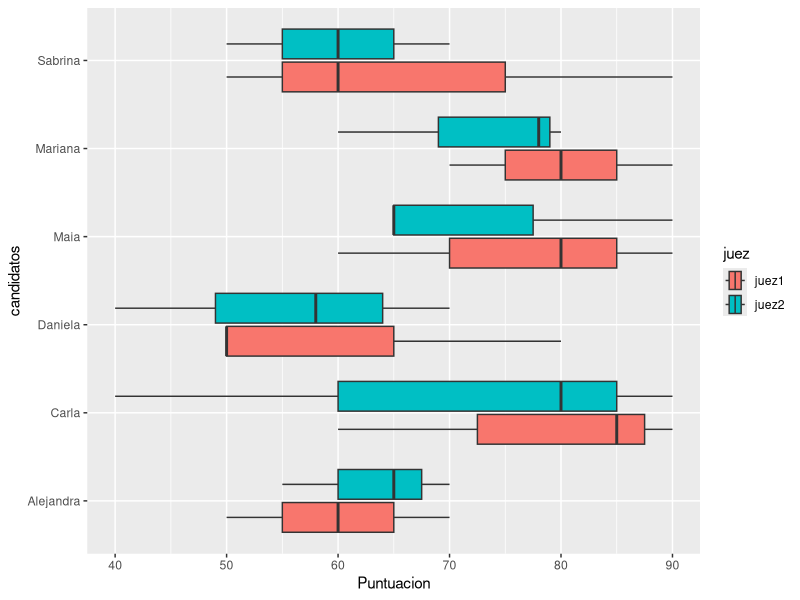
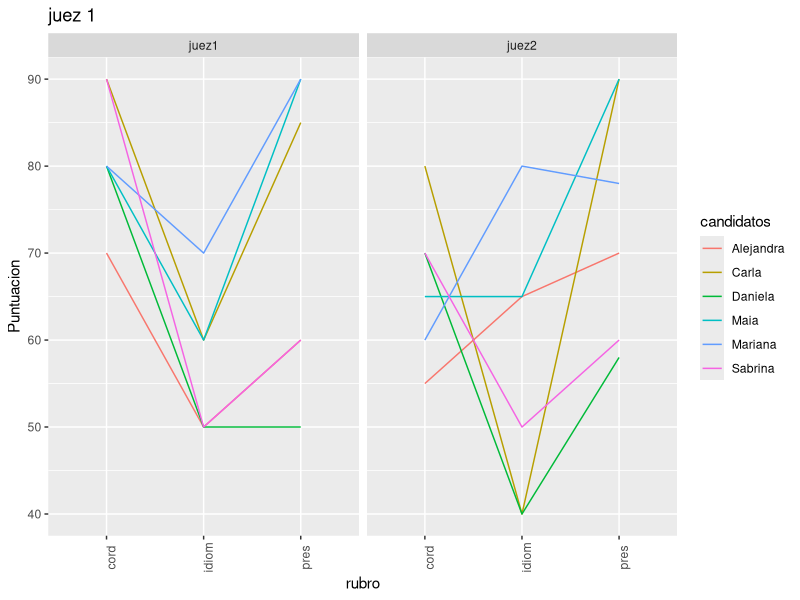
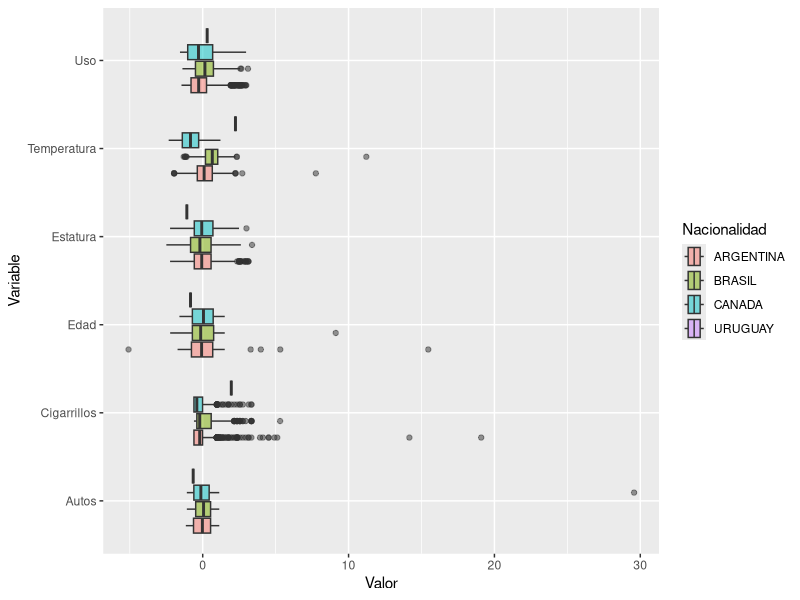
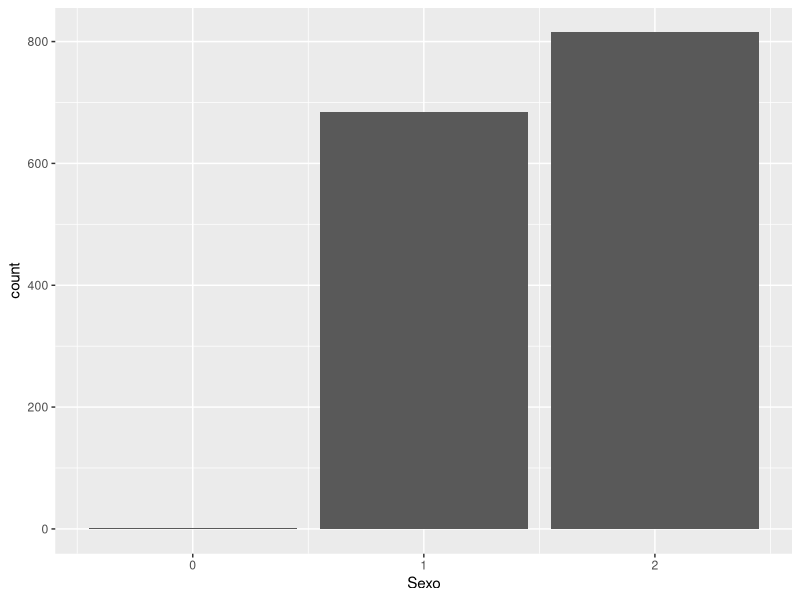
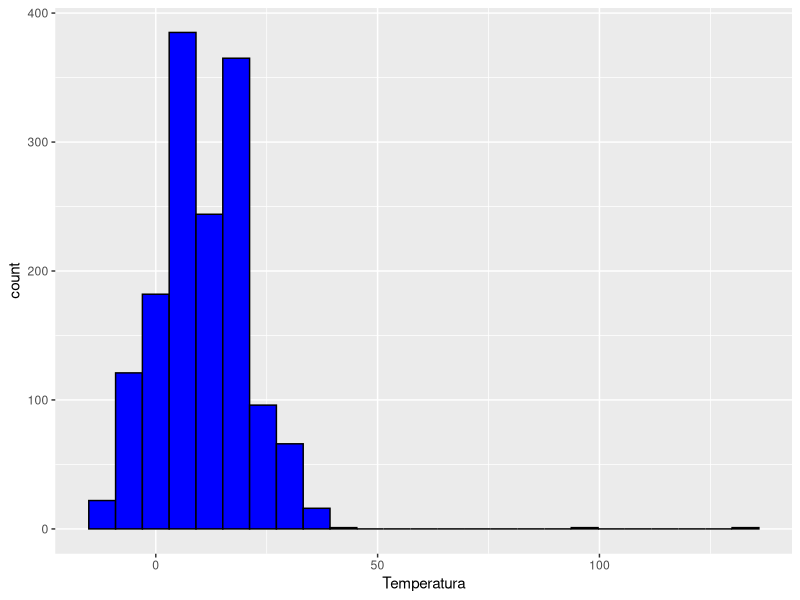
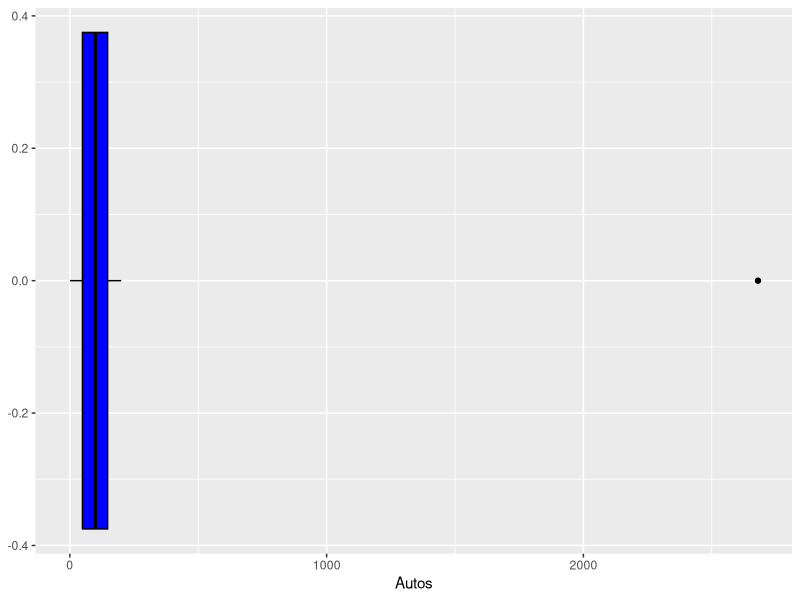
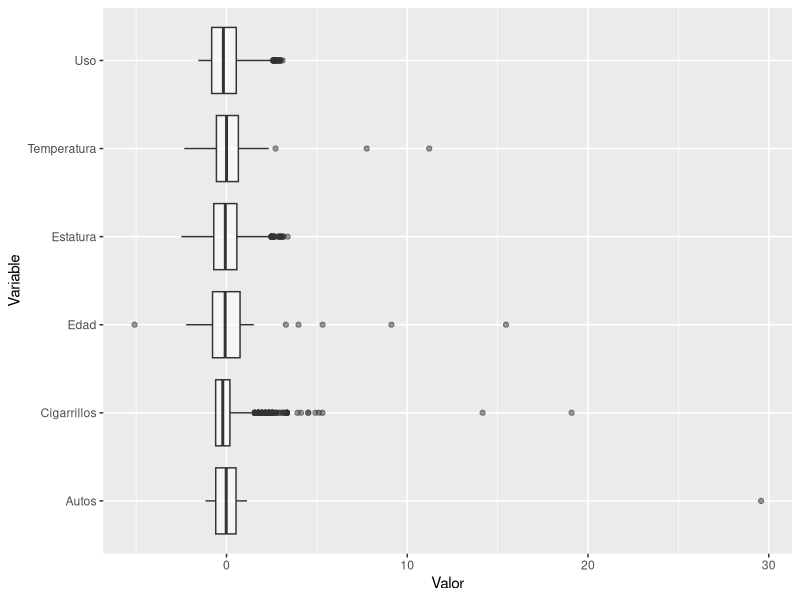
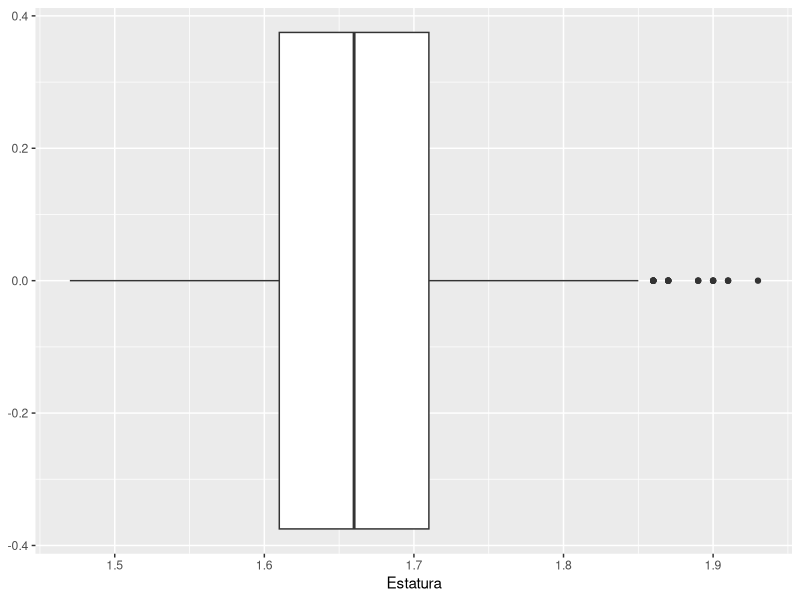

Write the R code that produced these figures, in order.
## ---- chunk 1
knitr::opts_chunk$set(echo = TRUE)
## ---- chunk 2
library("readxl")
library('tidyverse')
library('here')
## ---- chunk 3
library(readxl)#lectura
library(dplyr) #manipulacion de datos
library(kableExtra) #tablas
library(ggplot2) #graficos
library(tidyverse) #manipulacion de datos
library(ggpubr) #para juntar
library(ggforce) # grafico de violin y jitter
library(GGally) # ggpairs
library(corrplot) # para correlogramas
## ---- chunk 4
here::here()
## ---- chunk 5
recepcionistas <- read_excel("recepcionistas.xls")
## ---- chunk 6
colnames(recepcionistas) <- gsub(" ", "", colnames(recepcionistas))
## ---- chunk 7
glimpse(recepcionistas)
## ---- chunk 8
recepcionistas %>% head()
## ---- chunk 9
recep_tidy = recepcionistas %>%  pivot_longer(cols = 2:7, # Columnas que deseas transformar
               names_to = "Variable",   # Nombre de la nueva columna de variables
               values_to = "Puntuacion") %>% 
  separate_wider_delim(Variable, delim = ".", names = c("rubro", "juez")) %>% 
  mutate(candidatos = as.factor(candidatos),
         rubro = as.factor(rubro),
         juez = as.factor(juez))
## ---- chunk 10
recep_tidy %>% head(5)
## ---- chunk 11
recep_tidy %>% 
  group_by(juez, candidatos) %>% 
  summarise(promedio = mean(Puntuacion)) %>% 
  pivot_wider(names_from = juez, values_from = promedio)
## ---- chunk 12
recep_tidy %>% 
  group_by(juez, candidatos) %>% 
  summarise(promedio = mean(Puntuacion)) %>% 
  filter(juez =="juez1") %>% 
  arrange(-promedio)

recep_tidy %>% 
  group_by(juez, candidatos) %>% 
  summarise(promedio = mean(Puntuacion)) %>% 
  filter(juez =="juez2") %>% 
  arrange(-promedio)

## ---- chunk 13
recep_tidy %>% 
  group_by(candidatos) %>% 
  summarise(promedio = mean(Puntuacion)) %>% 
  arrange(-promedio)
## ---- chunk 14
recep_tidy %>% 
  pivot_wider(names_from = c(rubro, juez), values_from = Puntuacion) %>% 
  mutate(cord_juez1 = scale(cord_juez1),
         pres_juez1 = scale(pres_juez1),
         idiom_juez1 = scale(idiom_juez1),
         cord_juez2 = scale(cord_juez2),
         pres_juez2 = scale(pres_juez2),
         idiom_juez2 = scale(idiom_juez2))
## ---- chunk 15
cbind(recepcionistas$candidatos, data.frame(scale(recepcionistas[,2:7])) )
## ---- chunk 16
recep_tidy %>% 
  group_by(juez, candidatos) %>% 
  summarise(promedio = mean(Puntuacion)) %>% 
  pivot_wider(names_from = juez, values_from = promedio) %>% 
  mutate(juez1 = scale(juez1), 
         juez2 = scale(juez2))
## ---- chunk 17
cbind(recepcionistas$candidatos, recepcionistas[, c(1, 5:7)] %>% mutate(promedio_J2 = (recepcionistas$cord.juez2+recepcionistas$pres.juez2+recepcionistas$idiom.juez2)/3)  %>% select(promedio_J2) %>% scale() %>% data.frame() )

## ---- chunk 18
cbind(recepcionistas$candidatos, recepcionistas[, c(1, 2:4)] %>% 
        mutate(promedio_J1 = (recepcionistas$cord.juez1+recepcionistas$pres.juez1+recepcionistas$idiom.juez1)/3) %>%
        select(promedio_J1) %>% 
        scale() %>% 
        data.frame())
## ---- chunk 19
recep_tidy %>% ggplot(aes(x=Puntuacion, y = candidatos, fill = juez)) + 
  geom_boxplot() 
## ---- chunk 20
ggplot(recep_tidy,aes(x=rubro,y=Puntuacion,color=candidatos))+
  geom_line(aes(group =candidatos))+ 
  labs(title = "juez 1") + 
  theme(axis.text.x  = element_text(angle=90))+
  facet_row(~juez)
## ---- chunk 21
internet = read_excel("Internet2013.xls")
## ---- chunk 22
scale(internet$Temperatura)
## ---- chunk 23
internet %>% select(Nacionalidad,
                    Edad,
                    Estatura,
                    Uso,
                    Temperatura,
                    Autos,
                    Cigarrillos) %>% 
  mutate_if(is.numeric, ~scale(.)) %>% 
  pivot_longer(names_to ="Variable", values_to = 'Valor', cols = 2:7) %>% 
  ggplot(aes(x=Valor, y= Variable, fill = Nacionalidad))+
  geom_boxplot(alpha=0.5)
## ---- chunk 24
unique(internet$Sexo)
## ---- chunk 25
table(internet$Sexo)
## ---- chunk 26
internet %>% ggplot(aes(x=Sexo))+geom_bar()
## ---- chunk 27
internet$Edad %>% summary()
## ---- chunk 28
internet %>% arrange(Edad) %>% select(Edad)
## ---- chunk 29
internet %>% filter(Edad >=0)
## ---- chunk 30
table(internet$Sitio)
## ---- chunk 31
k = 10 * log(nrow(internet))#dixo
k2 = 1 + 3.322 * log(nrow(internet))#strudges
## ---- chunk 32
internet %>% select(Temperatura) %>% 
  mutate(intervalos = cut(Temperatura, breaks  = k2)) %>% 
  group_by(intervalos) %>%
  summarise(fi = n()) %>%
  mutate(f = fi / sum(fi) * 100)
## ---- chunk 33
internet %>% select(Temperatura) %>% ggplot(aes(x=Temperatura))+
  geom_histogram(bins = round(k2), fill = 'blue', color='black')
## ---- chunk 34
internet$Autos %>% summary()
## ---- chunk 35
internet %>% select(Autos) %>% ggplot(aes(x=Autos))+
  geom_boxplot(fill = 'blue', color='black')
## ---- chunk 36
cut(internet$Autos, breaks  = k)
## ---- chunk 37
internet %>% select(Autos) %>% 
  mutate(intervalos = cut(Autos, breaks  = k)) %>% 
  group_by(intervalos) %>%
  summarise(fi = n()) %>%
  mutate(f = fi / sum(fi) * 100)
## ---- chunk 38
internet %>% summary()
## ---- chunk 39
internet %>% select(Nacionalidad,
                    Edad,
                    Estatura,
                    Uso,
                    Temperatura,
                    Autos,
                    Cigarrillos) %>% 
  mutate_if(is.numeric, ~scale(.)) %>% 
  pivot_longer(names_to ="Variable", values_to = 'Valor', cols = 2:7) %>% 
  ggplot(aes(x=Valor, y= Variable))+
  geom_boxplot(alpha=0.5)
## ---- chunk 40
ggplot(internet, aes(x=Estatura)) + geom_boxplot()
## ---- chunk 41
q3 = quantile(internet$Estatura, 0.75)
q1 = quantile(internet$Estatura, 0.25)
riq = IQR(internet$Estatura)
## ---- chunk 42
#1.5 veces es salvaje
#3 veces es severo

li_salvaje = q1- 1.5 * riq
ls_salvaje = q3 +1.5 * riq 

li_severo = q1- 3 * riq
ls_severo = q3 +3 * riq 

## ---- chunk 43
internet %>% select(Estatura) %>% 
  mutate(salvaje = (Estatura < li_salvaje | Estatura > ls_salvaje),
         severo = (Estatura < li_severo | Estatura > ls_severo) ) %>% 
  count(severo, salvaje)
